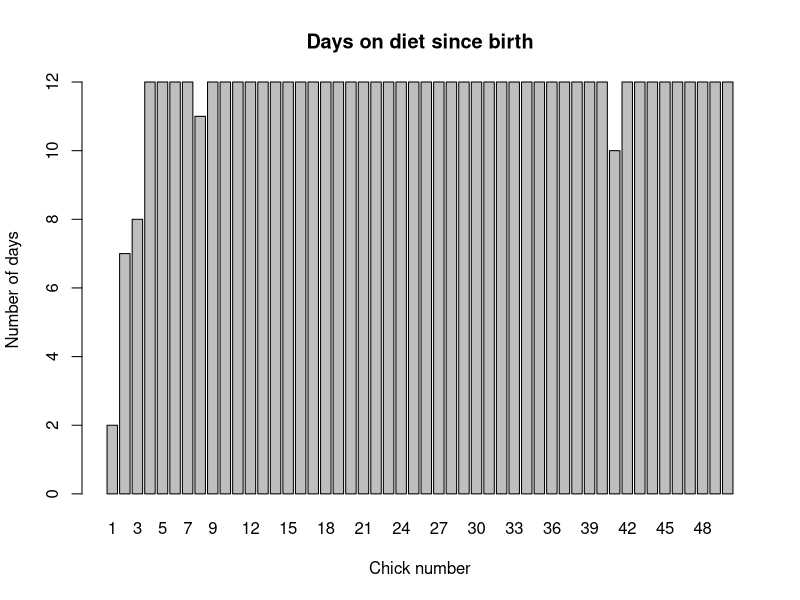
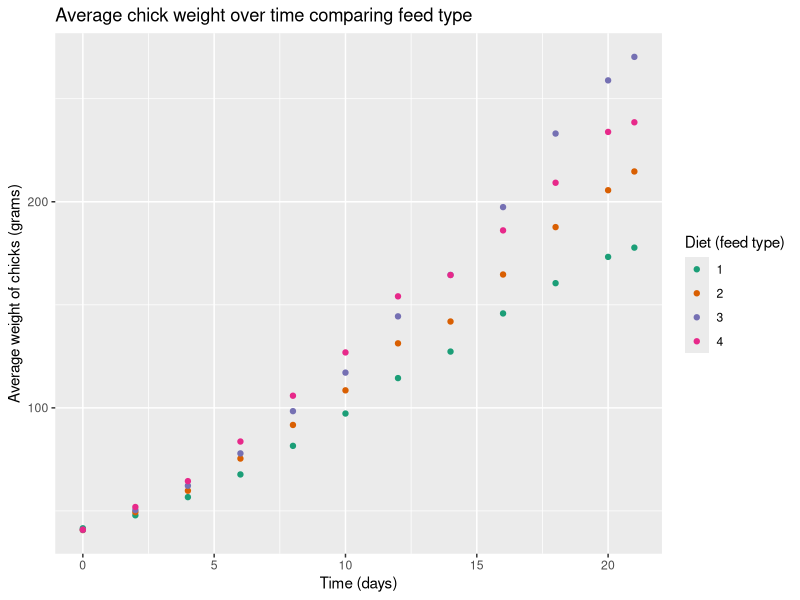

R code for these plots, in order:
## ---- chunk 1
library(tidyverse)
## ---- chunk 2
data("ChickWeight")

## Converting data to tibble and setting columns to integers
ChickWeight %>% 
  tibble %>%
  mutate_all(as.integer) -> chick_data

## Display the data
head(chick_data)
## ---- chunk 3
chick_data %>%
  group_by(Chick) %>%
  summarise(num_days = length(Time)) -> num_days_by_chick

barplot(
  height = num_days_by_chick$num_days,
  names.arg = num_days_by_chick$Chick,
  xlab = "Chick number",
  ylab = "Number of days",
  main = "Days on diet since birth")
## ---- chunk 4
chick_data %>%
  group_by(Chick) %>%
  filter(length(Time) == max(num_days_by_chick$num_days)) %>%
  ungroup() -> chick_data
## ---- chunk 5
chick_data %>%
  group_by(Diet) %>%
  summarise(num_chicks = length(Chick))
## ---- chunk 6
chick_data %>% 
  group_by(Diet, Time) %>% 
  summarise(avg_chick_weight = mean(weight)) -> avg_chick_weight_by_diet

avg_chick_weight_by_diet
## ---- chunk 7
## Creating plot
ggplot(
  data = avg_chick_weight_by_diet, 
  mapping = aes(
    x = Time, 
    y = avg_chick_weight,
    color = as.factor(Diet))) -> avg_chick_weight_plot

## Styling plot
avg_chick_weight_plot + 
  geom_point() + 
  labs(
    x = "Time (days)",
    y = "Average weight of chicks (grams)",
    color = "Diet (feed type)",
    title = "Average chick weight over time comparing feed type") + 
  scale_color_brewer(palette = "Dark2")
